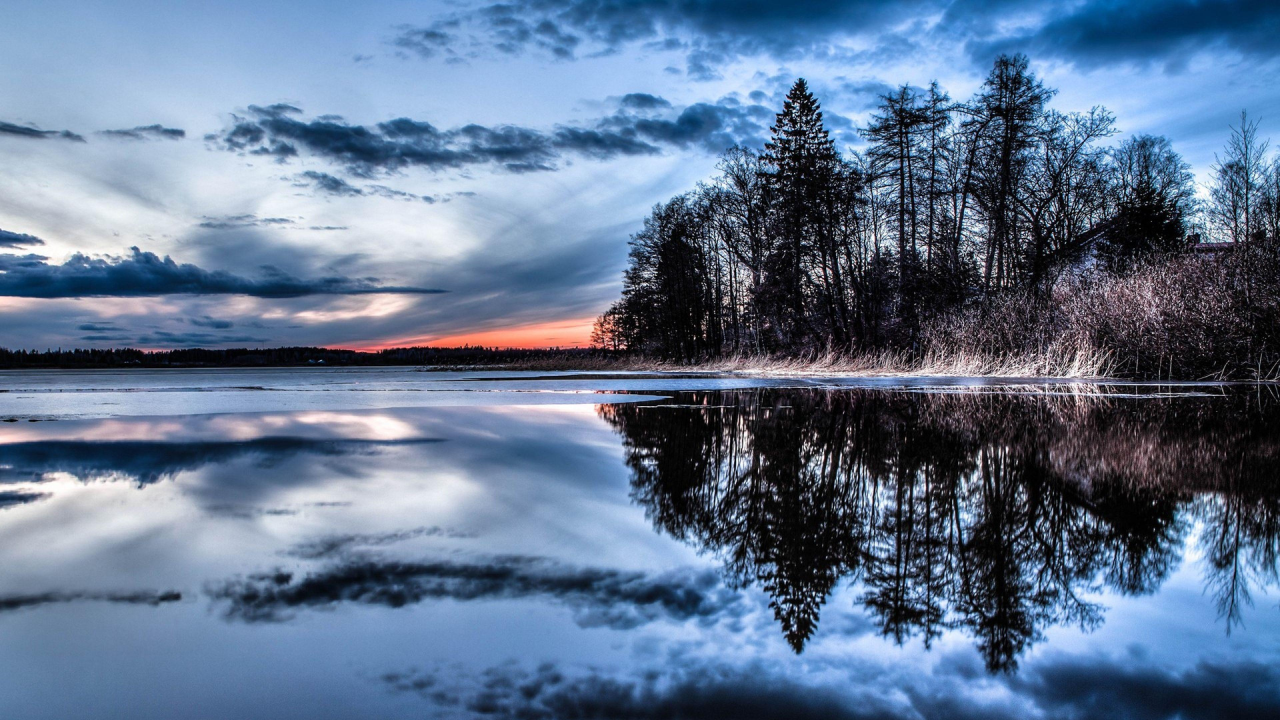
#> input picture mani2.jpg, 3840 x 2160 px (shown at 1/3 size)
$ jupyter execute 'Experiment 1 (shapes).ipynb'
#> lines starting #> are read from the running program, lines starting #| are printed output that depends on the picture; after the words box and inside, x2 and y2 are one past the last pixel; in counts of white or black regions, pixels touching at a corner belong together
[cell 1]
print("Hello bhargav")

[cell 2]
import cv2
import matplotlib.pyplot as plt
import pandas as pd
import sklearn

print("OpenCV:", cv2.__version__)
print("Scikit-learn:", sklearn.__version__)
print("Everything works!")

[cell 3]
import cv2
print(cv2.__version__)

[cell 4]
import matplotlib.pyplot as plt
print("Matplotlib OK")

[cell 5]
import pandas as pd
print("Pandas OK")

[cell 6]
import sklearn
print("Scikit-learn OK")

[cell 7]
import os

print(os.listdir())

[cell 8]
from PIL import Image

img = Image.open("mani2.jpg")
#> img is the input picture: PIL image 3840x2160 RGB; mean R, G, B 96.1, 116.6, 144.4
img.show()

[cell 9]
import os
print(os.listdir())

[cell 10]
import cv2
import numpy as np

img = np.ones((500, 500, 3), dtype=np.uint8) * 255

p1 = (100, 100)
p2 = (300, 150)
p3 = (200, 350)

cv2.circle(img, p1, 5, (0, 0, 255), -1)
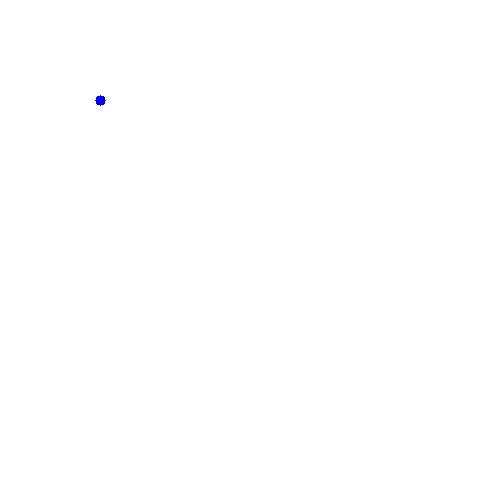
#> img: shape (500, 500, 3); mean R, G, B 254.9, 254.9, 255
cv2.circle(img, p2, 5, (0, 0, 255), -1)
#> img: shape (500, 500, 3); 0.03% of pixels changed, all inside (x1, y1, x2, y2) = (295, 145, 306, 156)
cv2.circle(img, p3, 5, (0, 0, 255), -1)
#> img: shape (500, 500, 3); mean R, G, B 254.8, 254.8, 255

cv2.line(img, p1, p2, (255, 0, 0), 2)
cv2.line(img, p2, p3, (255, 0, 0), 2)
cv2.line(img, p3, p1, (255, 0, 0), 2)
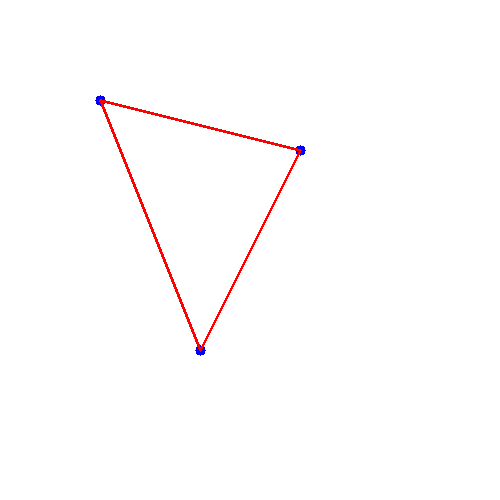
#> img: shape (500, 500, 3); mean R, G, B 254.8, 253, 253.2

cv2.imwrite("triangle.jpg", img)   # Save image

cv2.imshow("Points and Lines", img)
cv2.waitKey(0)
cv2.destroyAllWindows()

[cell 11]
cv2.imwrite("triangle.jpg", img)
print("Saved!")

[cell 12]
import os

print(os.listdir())

[cell 13]
import cv2
import numpy as np
img2 = np.ones((500,500,3), dtype=np.uint8) * 255
cv2.rectangle(img2, (100,100), (300,300), (0,255,0), 3)
cv2.imshow("Rectangle", img2)
cv2.waitKey(0)
cv2.destroyAllWindows()

[cell 14]
cv2.imwrite("Rectangle.jpg", img2)
print("Saved!")

[cell 15]
import cv2

img = cv2.imread("mani2.jpg")
#> img: shape (2160, 3840, 3)

gray = cv2.cvtColor(img, cv2.COLOR_BGR2GRAY)
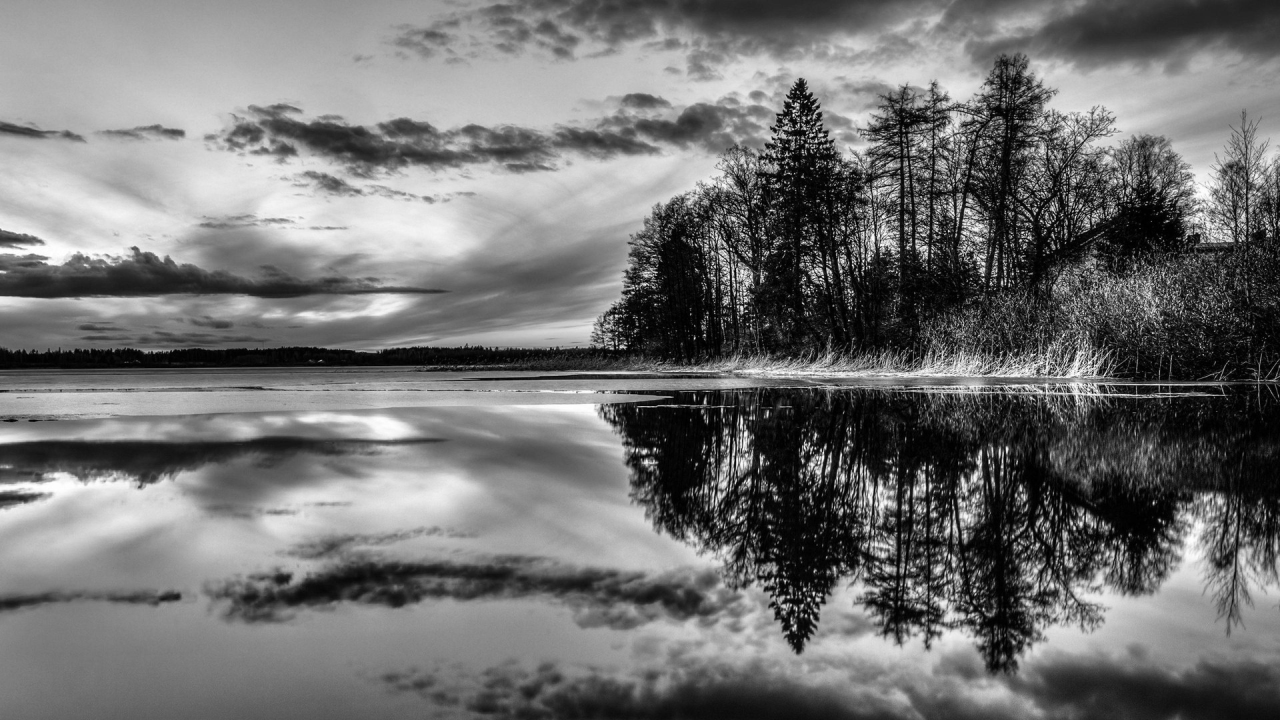
#> gray: shape (2160, 3840) (shown at 1/3 size); min 0, max 255, mean 113.6

cv2.imshow("Original", img)
cv2.imshow("Black and White", gray)

cv2.imwrite("mani2_bw.jpg", gray)

cv2.waitKey(0)
cv2.destroyAllWindows()

[cell 16]
import cv2
import matplotlib.pyplot as plt

img = cv2.imread("mani2.jpg")

gray = cv2.cvtColor(img, cv2.COLOR_BGR2GRAY)

plt.imshow(gray, cmap='gray')
plt.axis("off")
plt.show()

[cell 17]
import cv2
import matplotlib.pyplot as plt

img = cv2.imread("mani2.jpg")

# Convert BGR to RGB for correct colors
img_rgb = cv2.cvtColor(img, cv2.COLOR_BGR2RGB)

# Convert to grayscale
gray = cv2.cvtColor(img, cv2.COLOR_BGR2GRAY)

plt.figure(figsize=(10,5))

# Original Image
plt.subplot(1,2,1)
plt.imshow(img_rgb)
plt.title("Original Image")
plt.axis("off")

# Black & White Image
plt.subplot(1,2,2)
plt.imshow(gray, cmap='gray')
plt.title("Grayscale Image")
plt.axis("off")

plt.show()
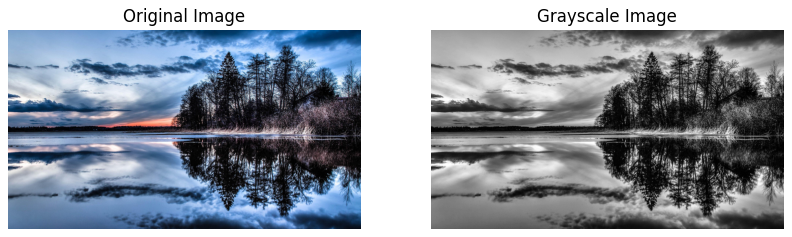
#> figure drawn by matplotlib, 2 panels

[cell 18]
import cv2
import matplotlib.pyplot as plt

img = cv2.imread("mani2.jpg", 0)
#> img: shape (2160, 3840); min 0, max 255, mean 113.6

_, bw = cv2.threshold(img, 127, 255, cv2.THRESH_BINARY)
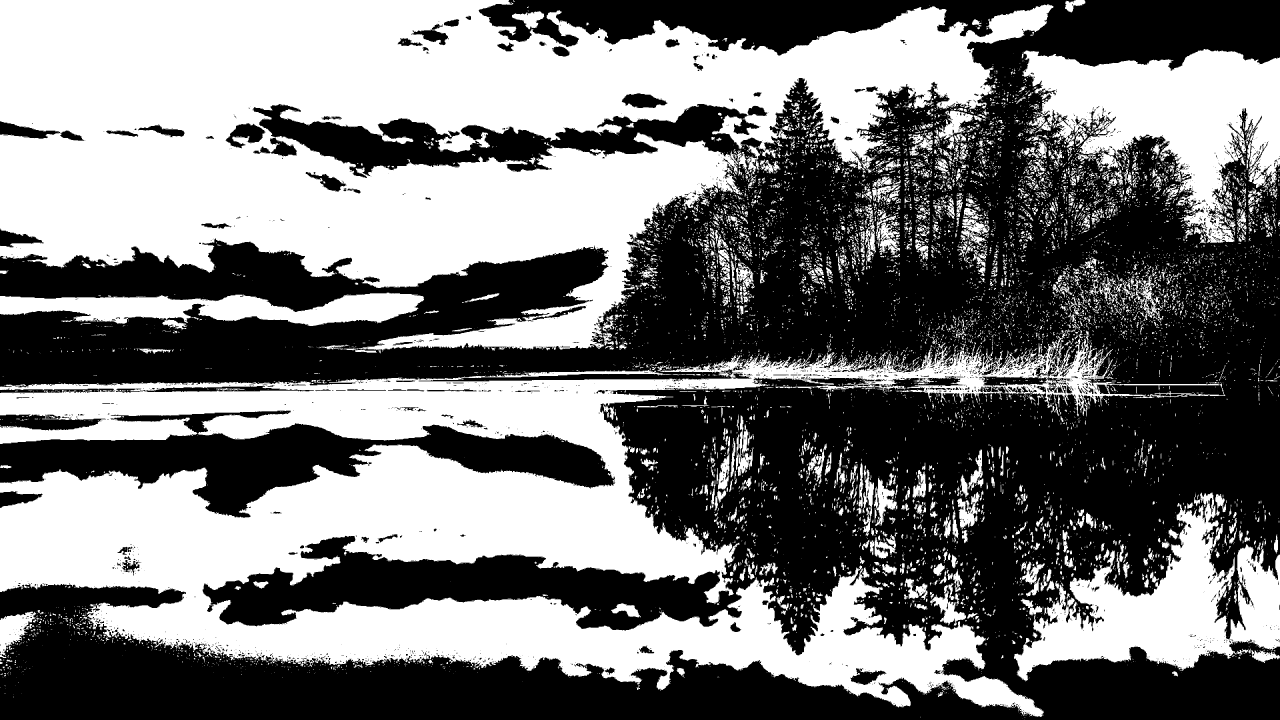
#> bw: shape (2160, 3840) (shown at 1/3 size); 46.9% white; 13606 white regions (11207 under 20 px), largest, box (x1, y1, x2, y2) and area: (0, 0, 3160, 1060) 1701618, (0, 1007, 3658, 2151) 1391770, (3066, 147, 3840, 728) 221000

binary = bw

print(binary)
#> (printed output is left out)

[cell 19]
import cv2
import matplotlib.pyplot as plt

img = cv2.imread("mani2.jpg")

img_rgb = cv2.cvtColor(img, cv2.COLOR_BGR2RGB)

# Resize to 400x400 pixels
resized = cv2.resize(img_rgb, (800, 800))
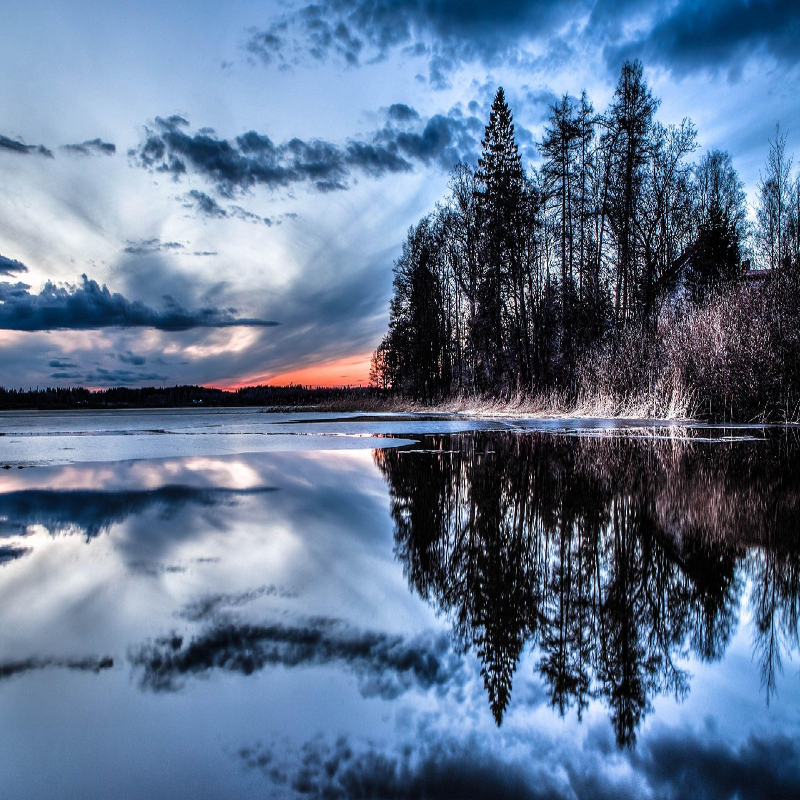
#> resized: shape (800, 800, 3); mean R, G, B 96, 116.4, 144.3

plt.imshow(resized)
plt.title("Resized Image")
plt.axis("on")
plt.show()

[cell 20]
import cv2
import numpy as np
import matplotlib.pyplot as plt

img = np.zeros((400, 400, 3), dtype=np.uint8)

cv2.line(
    img,
    (50, 50),
    (350, 350),
    (0, 255, 0),  # Green (BGR)
    5
)

plt.imshow(cv2.cvtColor(img, cv2.COLOR_BGR2RGB))
plt.axis('off')
plt.show()
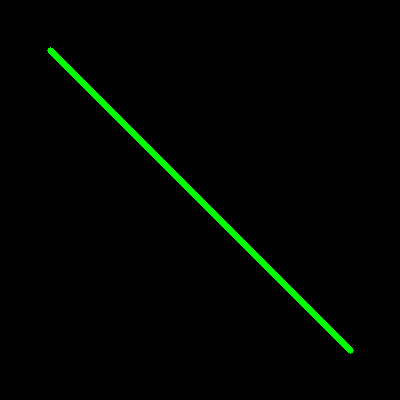
#> shown: shape (400, 400, 3); mean R, G, B 0, 4.3, 0

[cell 21]
import cv2
import numpy as np
import matplotlib.pyplot as plt

img = np.zeros((400,400,3), dtype=np.uint8)

cv2.rectangle(
    img,
    (100,100),      # top-left
    (300,250),      # bottom-right
    (255,0,0),      # blue (BGR)
    3
)
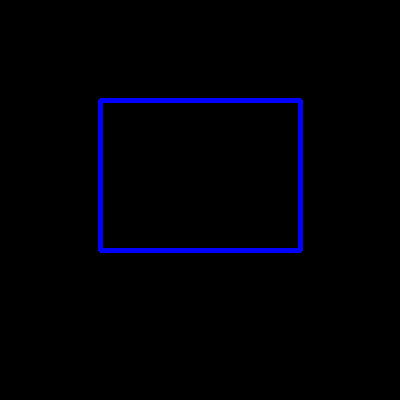
#> img: shape (400, 400, 3); mean B, G, R 5.6, 0, 0

plt.imshow(cv2.cvtColor(img, cv2.COLOR_BGR2RGB))
plt.axis('off')
plt.show()

$ run again, with WhatsApp Image 2026-06-22 at 9.25.29 PM.jpeg copied over mani2.jpg
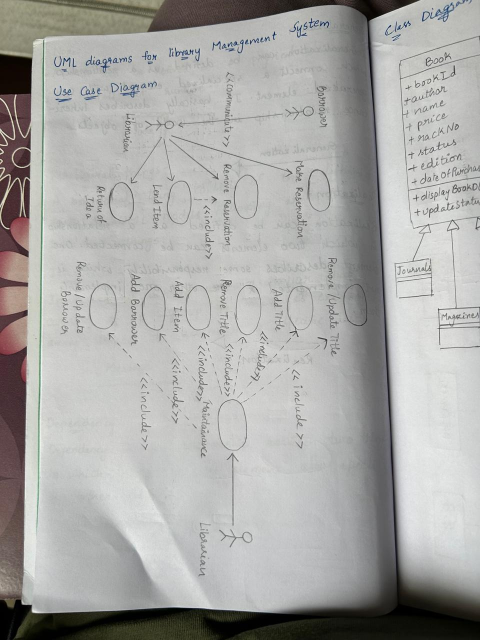
#> input picture WhatsApp Image 2026-06-22 at 9.25.29 PM.jpeg, 960 x 1280 px (shown at 1/2 size)
#> img is the input picture: PIL image 960x1280 RGB; mean R, G, B 168.8, 168.4, 166.1
#> `_, bw = cv2.threshold(img, 127, 255, cv2.THRESH_BINARY)`:
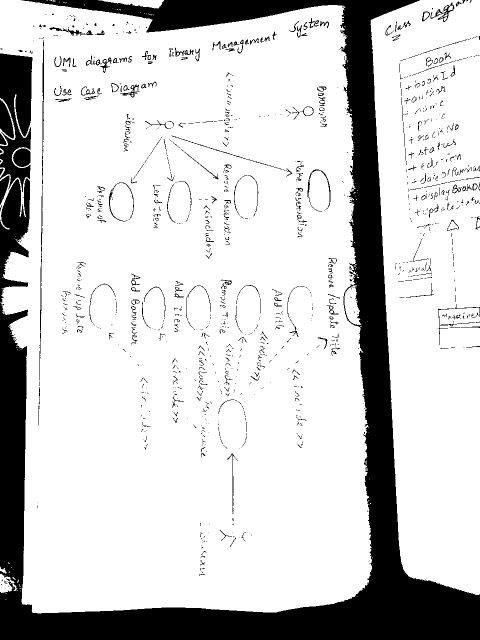
#> bw: shape (1280, 960) (shown at 1/2 size); 81.4% white; 1365 black regions (1071 under 20 px), largest, box (x1, y1, x2, y2) and area: (0, 0, 960, 1280) 184124, (0, 107, 65, 384) 11532, (0, 357, 60, 605) 8032
#> (printed output is left out)
#> `resized = cv2.resize(img_rgb, (800, 800))`:
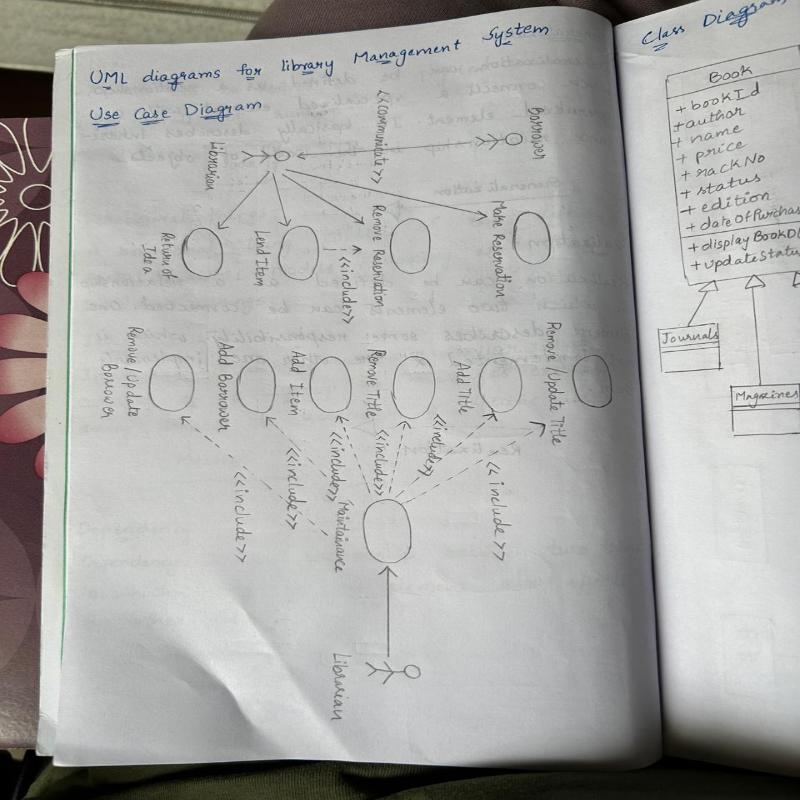
#> resized: shape (800, 800, 3); mean R, G, B 168.7, 168.3, 166
